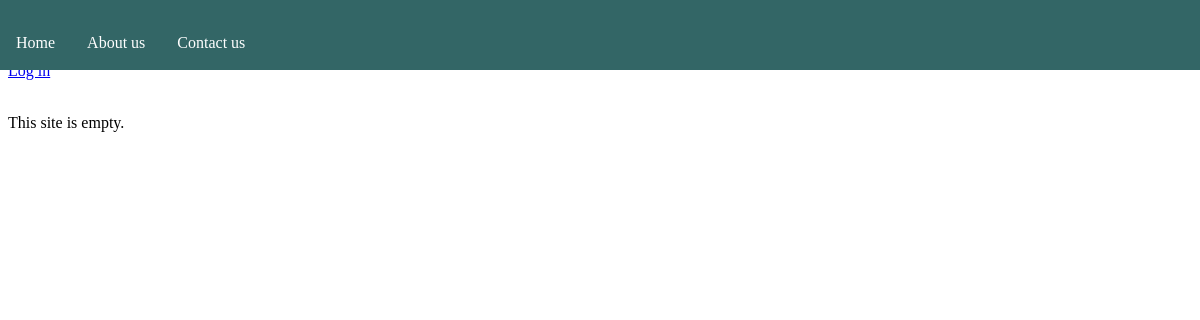
/about_us/, run on an earlier commit of the app's database.
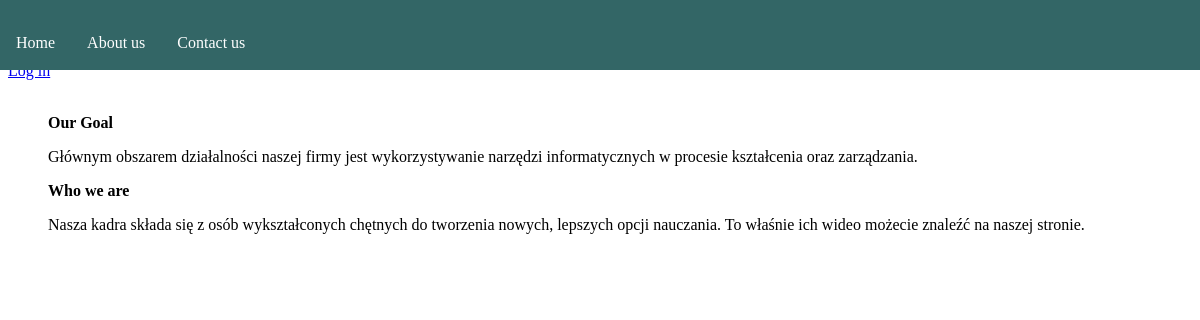
And on a later commit of the database.
### welcome/models.py (models this page shows, shortened)
class AboutUs(models.Model):
    text_about = models.CharField(max_length = 1000)
    name = models.CharField(max_length = 200, blank = True, null = True)
    pub_date = models.DateTimeField('Data publikacji')

### welcome/views.py (the view)
# urls.py: path('about_us/', views.about_us, name = 'about_us'),
def about_us(request):
    about_us_list = AboutUs.objects.all()
    template = loader.get_template('welcome/about.html')
    context = {
        'about_us_list': about_us_list,
    }
    return HttpResponse(template.render(context, request))

### welcome/templates/welcome/about.html (shortened to what this page needs)
{% extends "welcome/base.html" %}
{% block content %}
{% if user.is_authenticated %}
    {% if about_us_list %}
        <ul>
        {% for text in about_us_list %}
            <br><br>
            <p><strong> {{text.name}} </strong></p>
            <p> {{text.text_about}} </p>
        {% endfor %}
        </ul>
    {% else %}
        <p>This site is empty.</p>
    {% endif %}
{% else %}
    <a href = "{% url 'welcome:login' %}"> Log in </a>
    <br><br>
    {% if about_us_list %}
        <ul>
        {% for text in about_us_list %}
            <p><strong> {{text.name}} </strong></p>
            <p> {{text.text_about}} </p>
        {% endfor %}
        </ul>
    {% else %}
        <p>This site is empty.</p>
    {% endif %}
{% endif %}
{% endblock %}

### welcome/templates/welcome/base.html (shortened to what this page needs)
<html>
<head>
<link rel="stylesheet" href="https://cdnjs.cloudflare.com/ajax/libs/font-awesome/4.7.0/css/font-awesome.min.css">
</head>
    <body>
        <div class =  "navbar">
            <a href = "{% url 'welcome:index' %}"> Home </a>
            <a href = "{% url 'welcome:about_us' %}"> About us </a>
            <a href = "{% url 'welcome:contact' %}"> Contact us </a>
        </div>
        <div id = "content", name = "content", class = "dropdown">
            <div class= "row justify-content-center">
                <div class="col-sm-4 text-center">
                    <br><br>
                    {% block content %}
                    {% endblock %}
                </div>
            </div>
        </div>
    </body>
</html>

### welcome/templates/welcome/base.html (style rules this page uses)
.navbar { height: 50px; width: 100%; position: fixed; z-index: 1; top: 0; left: 0; background-color: 336666; overflow-x: :hidden; padding-top: 20px }
.navbar a { float: left; font-size: 16px; color: white; text-align: center; padding: 14px 16px; text-decoration: none; }
.dropdown { float: left; overflow: hidden; }

What changed in the data, as far as the page shows it:
added AboutUs: name "Our Goal", text_about "Głównym obszarem działalności naszej firmy jest wykorzystywanie narzędzi informatycznych w procesie kształcenia oraz zarządzania."
added AboutUs: name "Who we are", text_about "Nasza kadra składa się z osób wykształconych chętnych do tworzenia nowych, lepszych opcji nauczania. To właśnie ich wideo możecie znaleźć na naszej stronie."
Also different on the page:
text no longer shown: "This site is empty."
